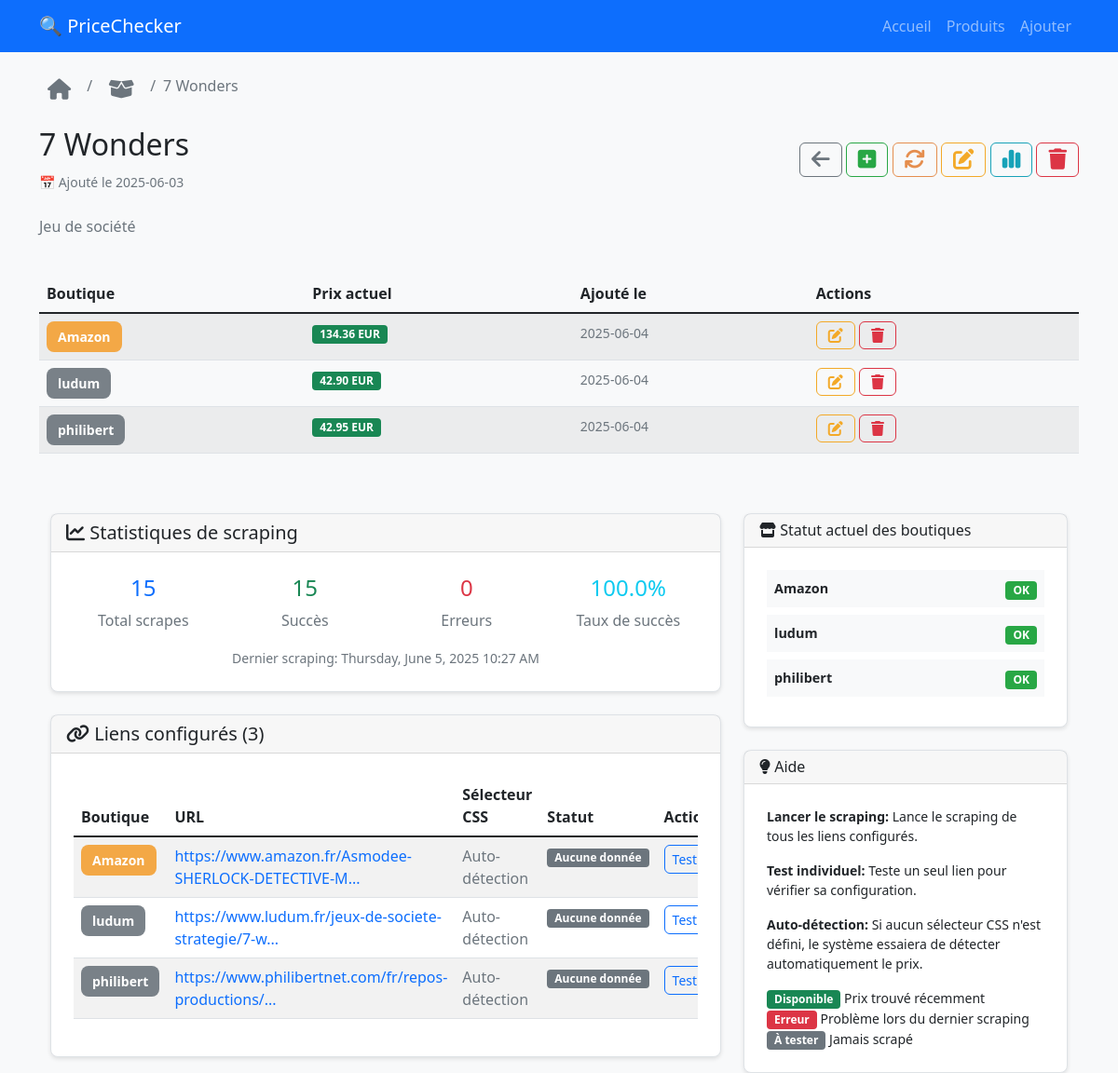
The page /product/5 on the database as committed earlier.
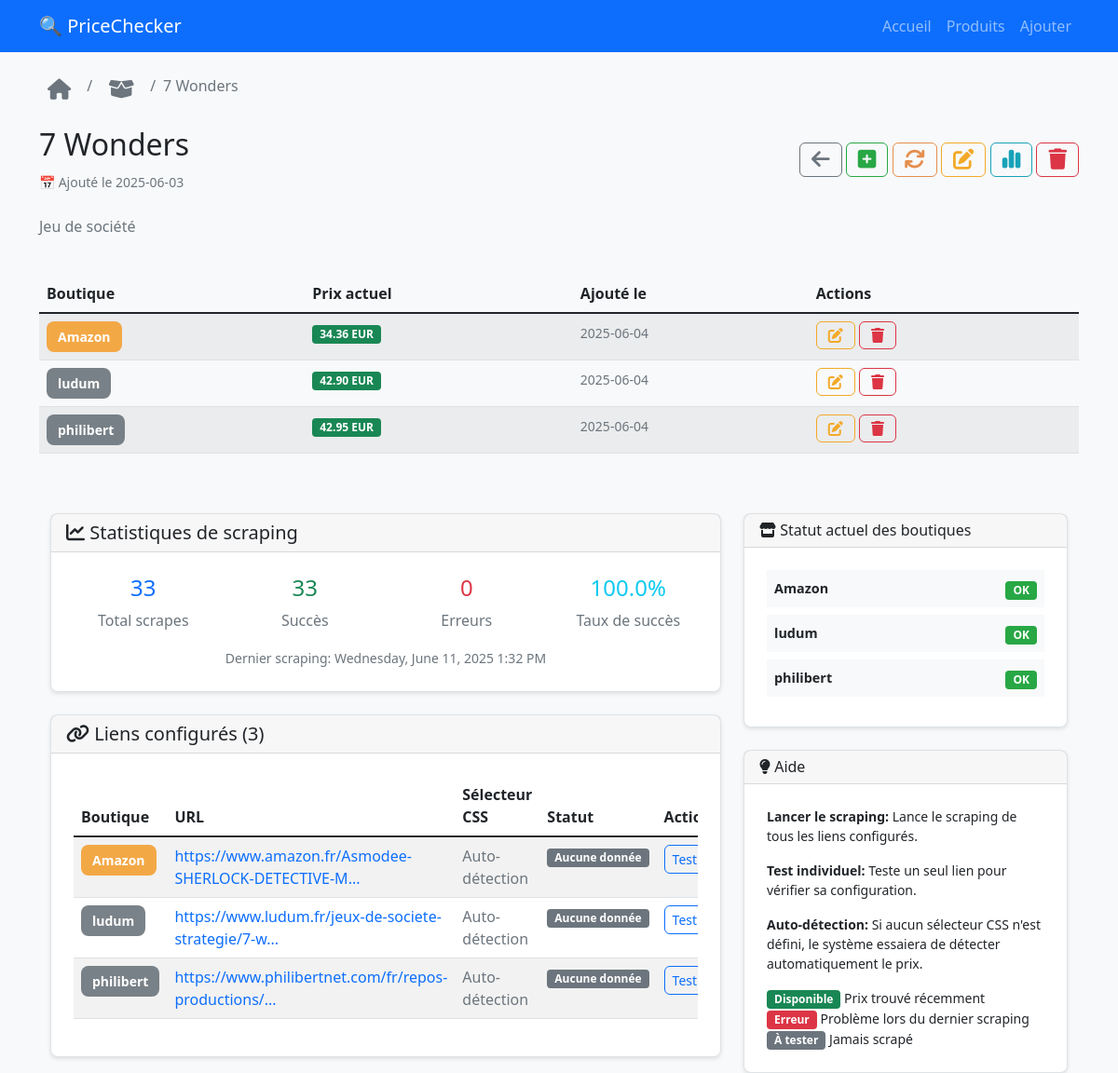
The same page on the database as committed later.
### tables this page shows
CREATE TABLE price_history (
            id INTEGER PRIMARY KEY AUTOINCREMENT,
            product_link_id INTEGER NOT NULL,
            price REAL,
            currency TEXT DEFAULT 'EUR',
            is_available BOOLEAN DEFAULT TRUE,
            error_message TEXT,
            scraped_at DATETIME DEFAULT CURRENT_TIMESTAMP,
            FOREIGN KEY (product_link_id) REFERENCES product_links (id) ON DELETE CASCADE
        );

### app/routes.py (the view)
@main.route('/product/<int:product_id>')
def product_detail(product_id):
    try:
        product = get_product_by_id(product_id)
        if not product:
            flash('Produit non trouvé', 'error')
            return redirect(url_for('main.products'))
        prices = get_latest_prices(product_id)
        links = get_product_links(product_id)
        stats = get_scraping_stats(product_id)
        latest_prices = get_latest_prices(product_id)
        return render_template('product_detail.html',
                             product=product,
                             prices=prices['prices'],
                             best_price=prices['best_price'],
                             links=links,
                             get_product_links=get_product_links,
                             stats=stats,
                             latest_prices=latest_prices)
    except Exception as e:
        logger.error(f"Erreur chargement produit {product_id}: {e}")
        flash(f'Erreur lors du chargement: {e}', 'error')
        return redirect(url_for('main.products'))

### database/models.py (called while the page is built)
def get_db_connection():
    try:
        if current_app:
            db_path = current_app.config.get('DATABASE_PATH', 'pricechecker.db')
        else:
            db_path = 'pricechecker.db'
        conn = sqlite3.connect(db_path)
        conn.row_factory = sqlite3.Row
        if hasattr(current_app.config, 'SQLITE_PRAGMAS'):
            for pragma, value in current_app.config.SQLITE_PRAGMAS.items():
                conn.execute(f"PRAGMA {pragma} = {value}")
        return conn
    except Exception as e:
        logger.error(f"Erreur connexion DB: {e}")
        raise

def dict_from_row(row):
    if row is None:
        return None
    return {key: row[key] for key in row.keys()}

def get_product_by_id(product_id):
    conn = get_db_connection()
    cursor = conn.cursor()
    row = cursor.execute(
        'SELECT id, name, description, created_at, updated_at FROM products WHERE id = ?',
        (product_id,)
    ).fetchone()
    conn.close()
    return dict_from_row(row) if row else None

### app/templates/product_detail.html (shortened to what the changed rows need)
{% extends "base.html" %}
{% block content %}
{% set links = get_product_links(product.id) %}
<div class="row">
    <div class="col-md-12">
        <div class="d-flex justify-content-between align-items-center mb-4">
    <div>
        <h2>{{ product.name }}</h2>
    </div>
</div>
        <div class="row mb-4">
            <div class="col-md-12">
                {% if links %}
                    <div class="table-responsive">
                        <table class="table table-striped">
                            <thead>
                                <tr>
                                    <th>Boutique</th>
                                    <th>Prix actuel</th>
                                    <th>Ajouté le</th>
                                    <th>Actions</th>
                                </tr>
                            </thead>
                            <tbody>
                                {% for link in links %}
                                <tr>
                                    <td>
                                        {% set shop_slug = link.shop_name|lower|replace(' ', '-')|replace('store', '') %}
                                        {% set shop_class = 'shop-' + shop_slug %}
                                        {% if shop_class not in ['shop-amazon', 'shop-apple', 'shop-fnac', 'shop-cdiscount', 'shop-leclerc'] %}
                                        {% set shop_class = 'shop-default' %}
                                        {% endif %}
                                        <span class="shop-badge {{ shop_class }}">
                                            <a href="{{ link.url }}" target="_blank">
                                                {{ link.shop_name }}
                                            </a>
                                        </span>
                                    </td>
                                    <td>
                                        {% set matching_prices = prices | selectattr('shop_name', 'equalto', link.shop_name) | list %}
                                        {% if matching_prices %}
                                            {% set price = matching_prices[0] %}
                                            {% if price.price %}
                                                <span class="badge bg-success">{{ "%.2f"|format(price.price) }} {{ price.currency }}</span>
                                            {% else %}
                                                <span class="badge bg-secondary">Prix à venir</span>
                                            {% endif %}
                                        {% else %}
                                            <span class="badge bg-secondary">Prix à venir</span>
                                        {% endif %}
                                    </td>
                                    <td>
                                        <small class="text-muted">
                                            {{ link.created_at.split(' ')[0] if link.created_at else 'N/A' }}
                                        </small>
                                    </td>
                                    <td>
                                        <a href="{{ url_for('main.edit_product_link', product_id=product.id, link_id=link.id) }}"
                                            class="btn btn-shop-edit btn-shop"
                                            title="Modifier le lien">
                                            <i class="fas fa-edit"></i>
                                        </a>
                                        <form method="POST"
                                              action="{{ url_for('main.delete_link', product_id=product.id, link_id=link.id) }}"
                                              style="display: inline;"
                                              onsubmit="return confirm('Supprimer ce lien de {{ link.shop_name }} ?');">
                                            <button type="submit" class="btn btn-shop-delete btn-shop" title="Supprimer le lien">
                                                <i class="fas fa-trash"></i>
                                            </button>
                                        </form>
                                    </td>
                                </tr>
                                {% endfor %}
                            </tbody>
                        </table>
                    </div>
                {% else %}
                    <div class="alert alert-info">
                        <p class="mb-2">Aucun lien de boutique n'a encore été ajouté pour ce produit.</p>
                    </div>
                {% endif %}
            </div>
        </div>
    </div>
</div>
<div class="container-fluid mt-4">
    <div class="row">
        <div class="col-lg-8">
            <div class="card mb-4">
                <div class="card-body">
                    <div class="row text-center">
                        <div class="col-md-3">
                            <div class="h4 text-primary">{{ stats.total_scrapes }}</div>
                            <div class="text-muted">Total scrapes</div>
                        </div>
                        <div class="col-md-3">
                            <div class="h4 text-success">{{ stats.successful_scrapes }}</div>
                            <div class="text-muted">Succès</div>
                        </div>
                    </div>
                    {% if stats.last_scrape %}
                    <div class="mt-3 text-center">
                        <small class="text-muted">
                            Dernier scraping: {{ moment(stats.last_scrape).format('LLLL') }}
                        </small>
                    </div>
                    {% endif %}
                </div>
            </div>
            <div class="card">
                <div class="card-body">
                    {% if links %}
                    <div class="table-responsive">
                        <table class="table table-striped">
                            <thead>
                                <tr>
                                    <th>Boutique</th>
                                    <th>URL</th>
                                    <th>Sélecteur CSS</th>
                                    <th>Statut</th>
                                    <th>Actions</th>
                                </tr>
                            </thead>
                        </table>
                    </div>
                    {% endif %}
                </div>
            </div>
        </div>
                    {% set all_links = get_product_links(product.id) %}
    </div>
</div>
{% endblock %}

Rows that differ between the two databases and show on the page:
no longer on this page (row unchanged): price_history: price "134.36", currency "EUR"
added price_history: price "34.36", currency "EUR"
Other text that changed with them:
{{ stats.total_scrapes }}: "15" → "33"
{{ stats.successful_scrapes }}: "15" → "33"
{{ moment(stats.last_scrape).format('LLLL') }}: "Thursday, June 5, 2025 10:27 AM" → "Wednesday, June 11, 2025 1:32 PM"
